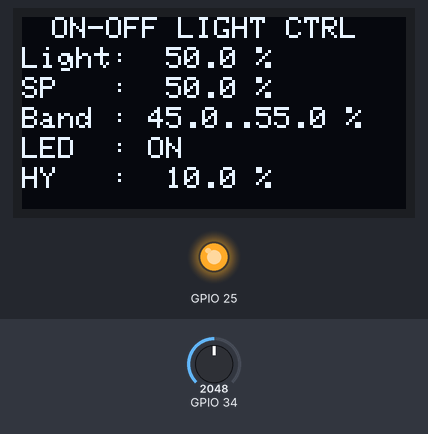
A program run on a simulated ESP32. Parts: 128×64 one-colour display, output pins drawn as LEDs (lit = HIGH). The inputs (shaded band) are chosen by the test bench; at power-on: GPIO 34 = 2048. What the program prints to the serial monitor is not drawn.

Above: at 4.3 s.
4.4 s: GPIO 34 set to 2208
At 5.8 s:
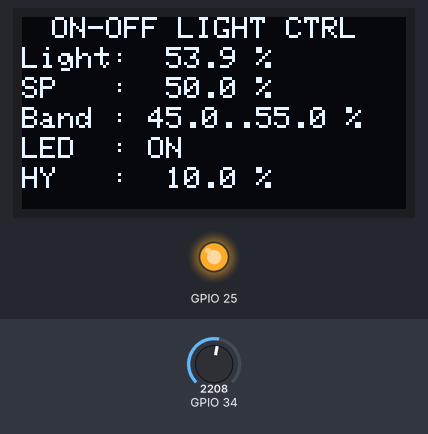
6.1 s: GPIO 34 set to 2293
At 7.3 s:
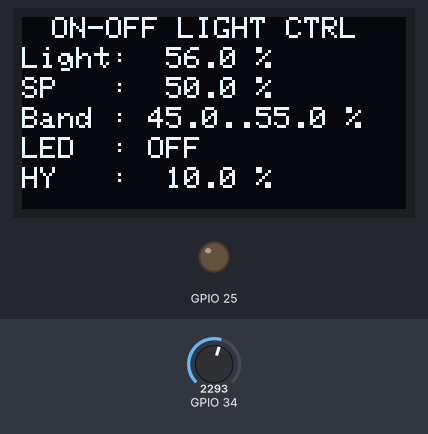
8.1 s: GPIO 34 set to 1902
At 9.8 s:
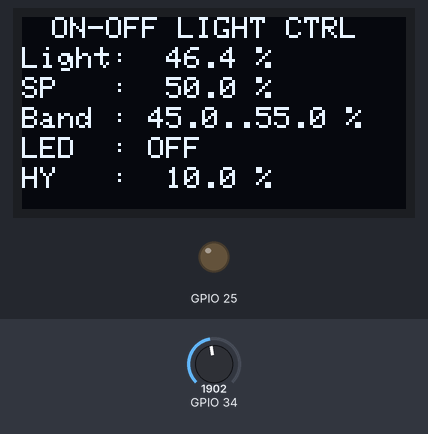
10.1 s: GPIO 34 set to 1815
At 11.5 s:
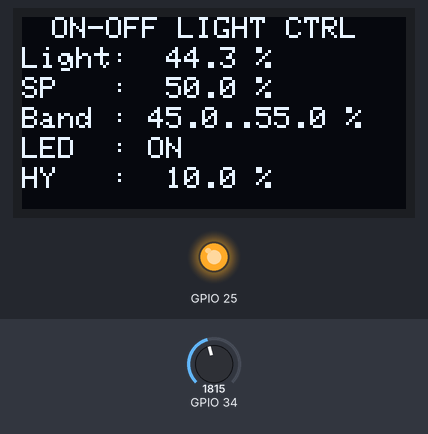
Timing chart, 0 to 13.1 s (numbered marks = the images above; inputs shaded):
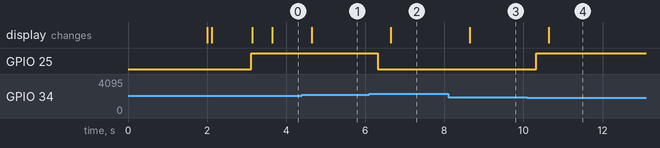

The program:

main.cpp
```cpp
#include <freertos/FreeRTOS.h>
#include <freertos/task.h>

/* ECAL */
#include "LdrDriver.h"
#include "LedDriver.h"
#include "OledDisplay.h"
#include "SerialIO.h"

/* SRV */
#include "SystemData.h"
#include "TaskAcquisition.h"
#include "TaskCommand.h"
#include "TaskControl.h"
#include "TaskReporter.h"

void setup()
{
    /* ── Driver / ECAL initialisation ───────────────────────────────────── */
    SerialIoInit();       /* must be first: enables printf/getchar via UART VFS */
    LdrDriver_Init();
    LedDriver_Init();
    OledDisplay_Init();

    /* ── Service layer initialisation ───────────────────────────────────── */
    SystemData_Init();    /* creates xSystemMutex — must run before tasks start */

    /* ── Startup banner ─────────────────────────────────────────────────── */
    printf("=====================================\n");
    printf("  Lab9 - ON/OFF Light Control        \n");
    printf("=====================================\n");
    printf(" LDR sensor    : GPIO %d  (ADC1_CH6)\n",  LDR_PIN);
    printf(" LED actuator  : GPIO %d  (LEDC CH%d, %d Hz)\n",
           LED_PIN, LED_LEDC_CHANNEL, LED_LEDC_FREQ);
    printf(" OLED SDA/SCL  : GPIO %d / %d\n", OLED_SDA_PIN, OLED_SCL_PIN);
    printf("-------------------------------------\n");
    printf(" Default SP    : %.1f %%\n", DEFAULT_SETPOINT);
    printf(" Default HY    : %.1f %%  band [%.1f .. %.1f]\n",
           DEFAULT_HYSTERESIS,
           DEFAULT_SETPOINT - DEFAULT_HYSTERESIS * 0.5f,
           DEFAULT_SETPOINT + DEFAULT_HYSTERESIS * 0.5f);
    printf("-------------------------------------\n");
    printf(" Task periods:\n");
    printf("   Acquisition  %4u ms\n", ACQUISITION_PERIOD_MS);
    printf("   Control      %4u ms\n", CONTROL_PERIOD_MS);
    printf("   Command      %4u ms\n", COMMAND_PERIOD_MS);
    printf("   Reporter     %4u ms\n", REPORTER_PERIOD_MS);
    printf("=====================================\n\n");

    /* ── Splash screen ──────────────────────────────────────────────────── */
    char splash[32];
    snprintf(splash, sizeof(splash), "SP=%.1f  HY=%.1f %%",
             DEFAULT_SETPOINT, DEFAULT_HYSTERESIS);
    OledDisplay_Clear();
    OledDisplay_SetTextSize(1);
    OledDisplay_PrintAt(10, 10, "ON-OFF LIGHT CTRL");
    OledDisplay_PrintAt(22, 28, "Initialising...");
    OledDisplay_PrintAt(4,  44, splash);
    OledDisplay_Update();

    vTaskDelay(pdMS_TO_TICKS(1000));

    /* ── FreeRTOS task creation ─────────────────────────────────────────── */
    /*   Priority 3 = highest: sensor read must not be starved               */
    /*   Priority 2: control and command run at same level, interleaved      */
    /*   Priority 1 = lowest: reporter only runs when others are idle        */
    xTaskCreate(TaskAcquisition_Task, "Acquisition", 2048, NULL, 3, NULL);
    xTaskCreate(TaskControl_Task,     "Control",     2048, NULL, 2, NULL);
    xTaskCreate(TaskCommand_Task,     "Command",     4096, NULL, 2, NULL);
    xTaskCreate(TaskReporter_Task,    "Reporter",    4096, NULL, 1, NULL);
}

void loop()
{
    /* All work is done inside FreeRTOS tasks */
    vTaskDelay(portMAX_DELAY);
}
```

Measured:
- the behaviour switches between 2252 and 2253 on GPIO 34 (found by bisection; images 1 and 2)
- the behaviour switches between 1843 and 1842 on GPIO 34 (found by bisection; images 3 and 4)
- after the input at 4.4 s, the display: changes after 0.25 s (image 1)
- after the input at 6.1 s, GPIO 25: HIGH → LOW after 0.22 s; the display: changes after 0.55 s (image 2)
- after the input at 8.1 s, the display: changes after 0.55 s (image 3)
- after the input at 10.1 s, GPIO 25: LOW → HIGH after 0.22 s; the display: changes after 0.55 s (image 4)
